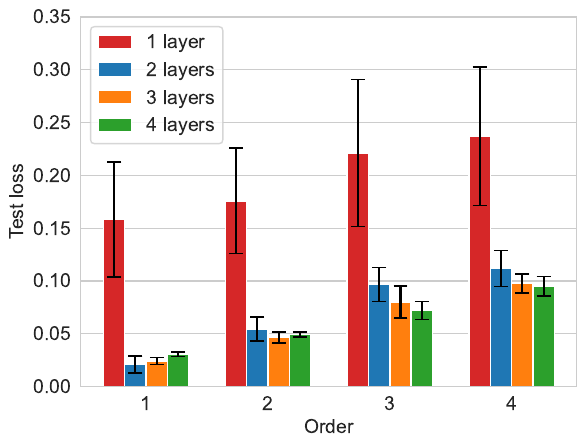

This chart was generated by the following Python code:
#%%
import wandb
import pandas as pd
import seaborn as sns
from matplotlib import pyplot as plt
import numpy as np

api = wandb.Api()

def moving_average(a, n=3):
	t = np.floor(n/2).astype(int)
	b = np.zeros(a.shape)
	for i in range(b.shape[-1]):
		b[i] = np.mean(a[max(0, i-t):min(i+t+1, a.shape[-1])])
	
	return b

#
sns.set_style("whitegrid")
orders = np.arange(0, 7, 2)  # the label locations
width = 0.35  # the width of the bars
multiplier = -1.5
fig, ax = plt.subplots()
colors = ["tab:blue", "tab:orange", "tab:green"] #"tab:purple", "tab:red"

# One layer
df = []
loss_mean = []
loss_std = []
for order in range(1, 5):
    losses = []
    for run in api.runs("mamba-markov/markov-LLM-order-deep", {"$and":[{"config.order": order}, {"config.n_layer": 1}]}):
        h = run.history(samples=25000)
        loss = h["val/loss_gap"].values[:]
        loss_min = np.nanmin(loss)
        losses.append(loss_min)
    loss_mean.append(np.mean(losses))
    loss_std.append(np.std(losses))
loss_mean = np.array(loss_mean)
loss_std = np.array(loss_std)

offset = width * multiplier
ax.bar(orders + offset, loss_mean, width, color="tab:red", label="1 layer")
ax.errorbar(orders + offset, loss_mean, yerr=loss_std, fmt='none', ecolor='black', capsize=5)
multiplier += 1

# More layers
for n_layer, color in zip(range(2, 5), colors):
    df = []
    loss_mean = []
    loss_std = []
    for order in range(1, 5):
        losses = []
        for run in api.runs("mamba-markov/markov-LLM-order-deep", {"$and":[{"config.order": order}, {"config.n_layer": n_layer}]}):
            h = run.history(samples=25000)
            loss = h["val/loss_gap"].values[:]
            loss_min = np.nanmin(loss)
            losses.append(loss_min)
        loss_mean.append(np.mean(losses))
        loss_std.append(np.std(losses))
    loss_mean = np.array(loss_mean)
    loss_std = np.array(loss_std)
    
    offset = width * multiplier
    ax.bar(orders + offset, loss_mean, width, color=color, label=str(n_layer)+" layers")
    ax.errorbar(orders + offset, loss_mean, yerr=loss_std, fmt='none', ecolor='black', capsize=5)
    multiplier += 1

    #ax.plot(range(2, 7), loss_mean, color=color, label="           ", linewidth=1)
    #ax.fill_between(range(2, 7), loss_mean-loss_std, loss_mean+loss_std, color=color, alpha=0.2)

ax.set(xlabel="Order", ylabel="Test loss")
ax.xaxis.label.set_fontsize(14)
ax.yaxis.label.set_fontsize(14)
#plt.xlim((2,6))
plt.ylim((0.0,0.35))
plt.xticks(fontsize=14)
ax.set_xticks(orders, ["1", "2", "3", "4"])
plt.yticks(fontsize=14)
ax.legend(prop={'size': 14}, handlelength=1.7)
ax.grid(True, which="both", axis="y")
ax.grid(False, which="both", axis="x")
fig.savefig("att-layers-order.pdf", bbox_inches='tight')